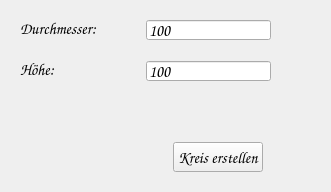
      <widget class="QWidget" name="tab_kreis">
       <property name="sizePolicy">
        <sizepolicy hsizetype="Preferred" vsizetype="Minimum">
         <horstretch>0</horstretch>
         <verstretch>0</verstretch>
        </sizepolicy>
       </property>
       <property name="minimumSize">
        <size>
         <width>0</width>
         <height>160</height>
        </size>
       </property>
       <property name="maximumSize">
        <size>
         <width>16777215</width>
         <height>220</height>
        </size>
       </property>
       <attribute name="title">
        <string>Kreis erstellen</string>
       </attribute>
       <layout class="QVBoxLayout" name="verticalLayout_2">
        <item>
         <widget class="QWidget" name="wg_durchmesser" native="true">
          <property name="minimumSize">
           <size>
            <width>0</width>
            <height>32</height>
           </size>
          </property>
          <property name="maximumSize">
           <size>
            <width>16777215</width>
            <height>35</height>
           </size>
          </property>
          <layout class="QHBoxLayout" name="horizontalLayout_7">
           <item>
            <widget class="QLabel" name="lb_durchmesser">
             <property name="maximumSize">
              <size>
               <width>200</width>
               <height>50</height>
              </size>
             </property>
             <property name="font">
              <font>
               <family>Comic Sans MS</family>
               <pointsize>12</pointsize>
               <bold>false</bold>
              </font>
             </property>
             <property name="text">
              <string>Durchmesser:</string>
             </property>
             <property name="alignment">
              <set>Qt::AlignmentFlag::AlignLeading|Qt::AlignmentFlag::AlignLeft|Qt::AlignmentFlag::AlignVCenter</set>
             </property>
            </widget>
           </item>
           <item>
            <spacer name="horizontalSpacer_20">
             <property name="orientation">
              <enum>Qt::Orientation::Horizontal</enum>
             </property>
             <property name="sizeType">
              <enum>QSizePolicy::Policy::Fixed</enum>
             </property>
             <property name="sizeHint" stdset="0">
              <size>
               <width>43</width>
               <height>20</height>
              </size>
             </property>
            </spacer>
           </item>
           <item>
            <widget class="QLineEdit" name="le_durchmesser">
             <property name="sizePolicy">
              <sizepolicy hsizetype="Fixed" vsizetype="Fixed">
               <horstretch>0</horstretch>
               <verstretch>0</verstretch>
              </sizepolicy>
             </property>
             <property name="minimumSize">
              <size>
               <width>100</width>
               <height>20</height>
              </size>
             </property>
             <property name="maximumSize">
              <size>
               <width>150</width>
               <height>25</height>
              </size>
             </property>
             <property name="font">
              <font>
               <family>Comic Sans MS</family>
               <pointsize>12</pointsize>
               <bold>false</bold>
              </font>
             </property>
             <property name="text">
              <string>100</string>
             </property>
            </widget>
           </item>
           <item>
            <spacer name="horizontalSpacer_22">
             <property name="orientation">
              <enum>Qt::Orientation::Horizontal</enum>
             </property>
             <property name="sizeHint" stdset="0">
              <size>
               <width>40</width>
               <height>20</height>
              </size>
             </property>
            </spacer>
           </item>
          </layout>
         </widget>
        </item>
        <item>
         <widget class="QWidget" name="wg_z_kreis" native="true">
          <property name="minimumSize">
           <size>
            <width>0</width>
            <height>30</height>
           </size>
          </property>
          <property name="maximumSize">
           <size>
            <width>16777215</width>
            <height>35</height>
           </size>
          </property>
          <layout class="QHBoxLayout" name="horizontalLayout_6">
           <item>
            <widget class="QLabel" name="lb_kreis_hoehe">
             <property name="maximumSize">
              <size>
               <width>200</width>
               <height>50</height>
              </size>
             </property>
             <property name="font">
              <font>
               <family>Comic Sans MS</family>
               <pointsize>12</pointsize>
               <bold>false</bold>
              </font>
             </property>
             <property name="text">
              <string>Höhe:             </string>
             </property>
             <property name="alignment">
              <set>Qt::AlignmentFlag::AlignLeading|Qt::AlignmentFlag::AlignLeft|Qt::AlignmentFlag::AlignVCenter</set>
             </property>
            </widget>
           </item>
           <item>
            <spacer name="horizontalSpacer_21">
             <property name="orientation">
              <enum>Qt::Orientation::Horizontal</enum>
             </property>
             <property name="sizeType">
              <enum>QSizePolicy::Policy::Fixed</enum>
             </property>
             <property name="sizeHint" stdset="0">
              <size>
               <width>40</width>
               <height>20</height>
              </size>
             </property>
            </spacer>
           </item>
           <item>
            <widget class="QLineEdit" name="le_z_kreis">
             <property name="sizePolicy">
              <sizepolicy hsizetype="Fixed" vsizetype="Fixed">
               <horstretch>0</horstretch>
               <verstretch>0</verstretch>
              </sizepolicy>
             </property>
             <property name="minimumSize">
              <size>
               <width>100</width>
               <height>20</height>
              </size>
             </property>
             <property name="maximumSize">
              <size>
               <width>150</width>
               <height>25</height>
              </size>
             </property>
             <property name="font">
              <font>
               <family>Comic Sans MS</family>
               <pointsize>12</pointsize>
               <bold>false</bold>
              </font>
             </property>
             <property name="text">
              <string>100</string>
             </property>
            </widget>
           </item>
           <item>
            <spacer name="horizontalSpacer_23">
             <property name="orientation">
              <enum>Qt::Orientation::Horizontal</enum>
             </property>
             <property name="sizeHint" stdset="0">
              <size>
               <width>40</width>
               <height>20</height>
              </size>
             </property>
            </spacer>
           </item>
          </layout>
         </widget>
        </item>
        <item>
         <spacer name="verticalSpacer">
          <property name="orientation">
           <enum>Qt::Orientation::Vertical</enum>
          </property>
          <property name="sizeHint" stdset="0">
           <size>
            <width>20</width>
            <height>40</height>
           </size>
          </property>
         </spacer>
        </item>
        <item>
         <widget class="QWidget" name="wg_button_kreis" native="true">
          <property name="minimumSize">
           <size>
            <width>0</width>
            <height>32</height>
           </size>
          </property>
          <property name="maximumSize">
           <size>
            <width>16777215</width>
            <height>60</height>
           </size>
          </property>
          <layout class="QHBoxLayout" name="horizontalLayout_5">
           <item>
            <spacer name="horizontalSpacer_4">
             <property name="orientation">
              <enum>Qt::Orientation::Horizontal</enum>
             </property>
             <property name="sizeType">
              <enum>QSizePolicy::Policy::Fixed</enum>
             </property>
             <property name="sizeHint" stdset="0">
              <size>
               <width>153</width>
               <height>20</height>
              </size>
             </property>
            </spacer>
           </item>
           <item>
            <widget class="QPushButton" name="pb_kreis">
             <property name="minimumSize">
              <size>
               <width>0</width>
               <height>30</height>
              </size>
             </property>
             <property name="font">
              <font>
               <family>Comic Sans MS</family>
               <pointsize>12</pointsize>
               <bold>false</bold>
               <kerning>true</kerning>
              </font>
             </property>
             <property name="text">
              <string>Kreis erstellen</string>
             </property>
            </widget>
           </item>
           <item>
            <spacer name="horizontalSpacer_2">
             <property name="orientation">
              <enum>Qt::Orientation::Horizontal</enum>
             </property>
             <property name="sizeHint" stdset="0">
              <size>
               <width>40</width>
               <height>20</height>
              </size>
             </property>
            </spacer>
           </item>
          </layout>
         </widget>
        </item>
       </layout>
      </widget>
